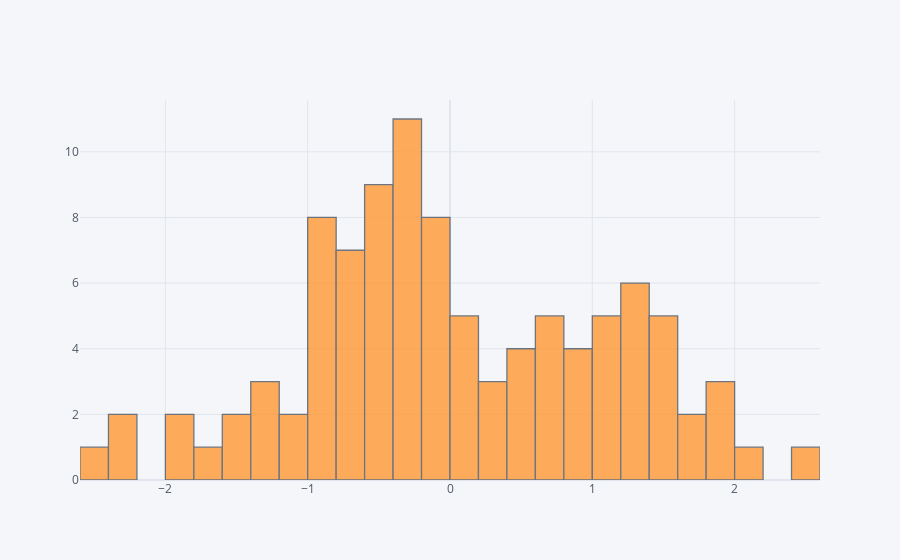

The code cell stored with this chart in its notebook:
### Code cell
df['A'].iplot(kind = 'hist', bins = 30)

### Figure 1 — Plotly figure (JSON) as saved in the notebook; plotly's stock layout.template omitted (floating-point values rounded to 4 significant figures)
{"data": [{"histfunc": "count", "histnorm": "", "marker": {"color": "rgba(255, 153, 51, 1.0)", "line": {"color": "#4D5663", "width": 1.3}}, "name": "A", "nbinsx": 30, "opacity": 0.8, "orientation": "v", "type": "histogram", "x": [-0.7329, -0.08769, 1.128, -0.9673, 1.506, -0.2091, 2.035, -0.889, 0.3336, -0.1355, -0.3293, 2.45, 1.465, 0.03484, 0.1673, -0.414, 0.525, -0.3264, -1.991, -0.3714, -2.253, -0.1193, -0.2248, 0.2956, -0.9733, 1.578, -0.641, -1.192, 0.6679, -0.3277, -0.218, -0.1265, -0.3514, -0.7858, 1.644, 0.7379, -0.4039, -0.3063, -0.4167, -0.8567, -0.6708, -0.5389, -0.07656, 1.213, -0.05592, -0.6549, 1.921, -0.3679, -0.5293, 1.834, 0.4319, 0.02854, 1.312, 1.345, -1.556, 1.159, 0.8314, -2.388, -0.6784, 0.8075, -0.8728, 0.4907, 0.7833, 0.7252, 1.393, 1.08, 1.695, -0.9072, 1.106, -0.8694, -0.4452, 0.3118, -0.2435, 0.948, -0.1005, -1.17, 1.928, -1.839, 0.4626, 1.546, 0.1803, -1.299, 1.242, -0.03839, -0.9918, 1.039, -0.4728, 0.1202, 1.243, -1.498, -1.229, -1.358, 0.7275, -2.489, -0.7069, 0.8438, -1.611, -0.4303, 1.588, -0.568]}], "layout": {"barmode": "overlay", "legend": {"bgcolor": "#F5F6F9", "font": {"color": "#4D5663"}}, "paper_bgcolor": "#F5F6F9", "plot_bgcolor": "#F5F6F9", "title": {"font": {"color": "#4D5663"}}, "xaxis": {"gridcolor": "#E1E5ED", "showgrid": true, "tickfont": {"color": "#4D5663"}, "title": {"font": {"color": "#4D5663"}, "text": ""}, "zerolinecolor": "#E1E5ED"}, "yaxis": {"gridcolor": "#E1E5ED", "showgrid": true, "tickfont": {"color": "#4D5663"}, "title": {"font": {"color": "#4D5663"}, "text": ""}, "zerolinecolor": "#E1E5ED"}}}
